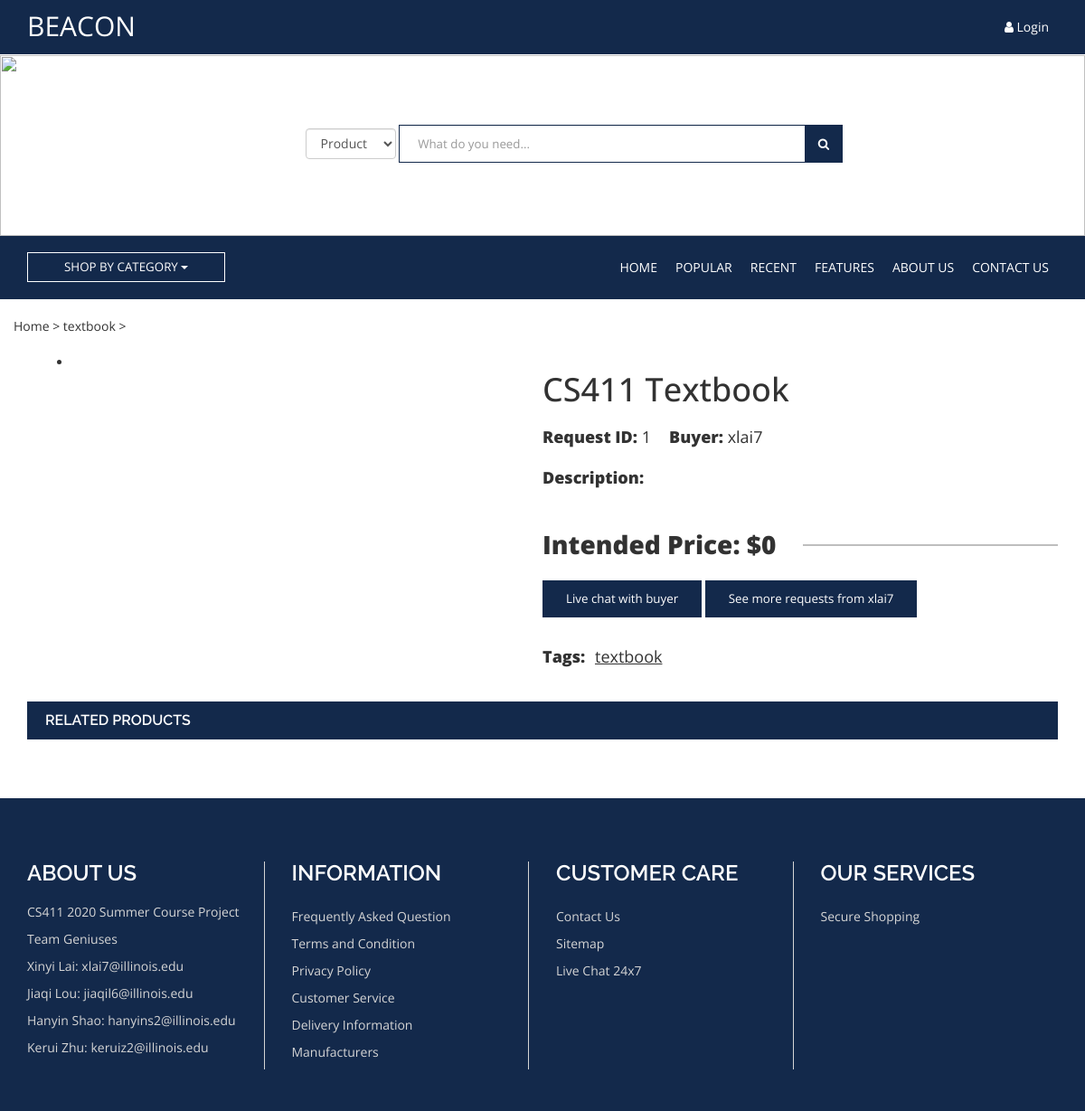
Before: /single-product.php?Id=1 with the older database file.
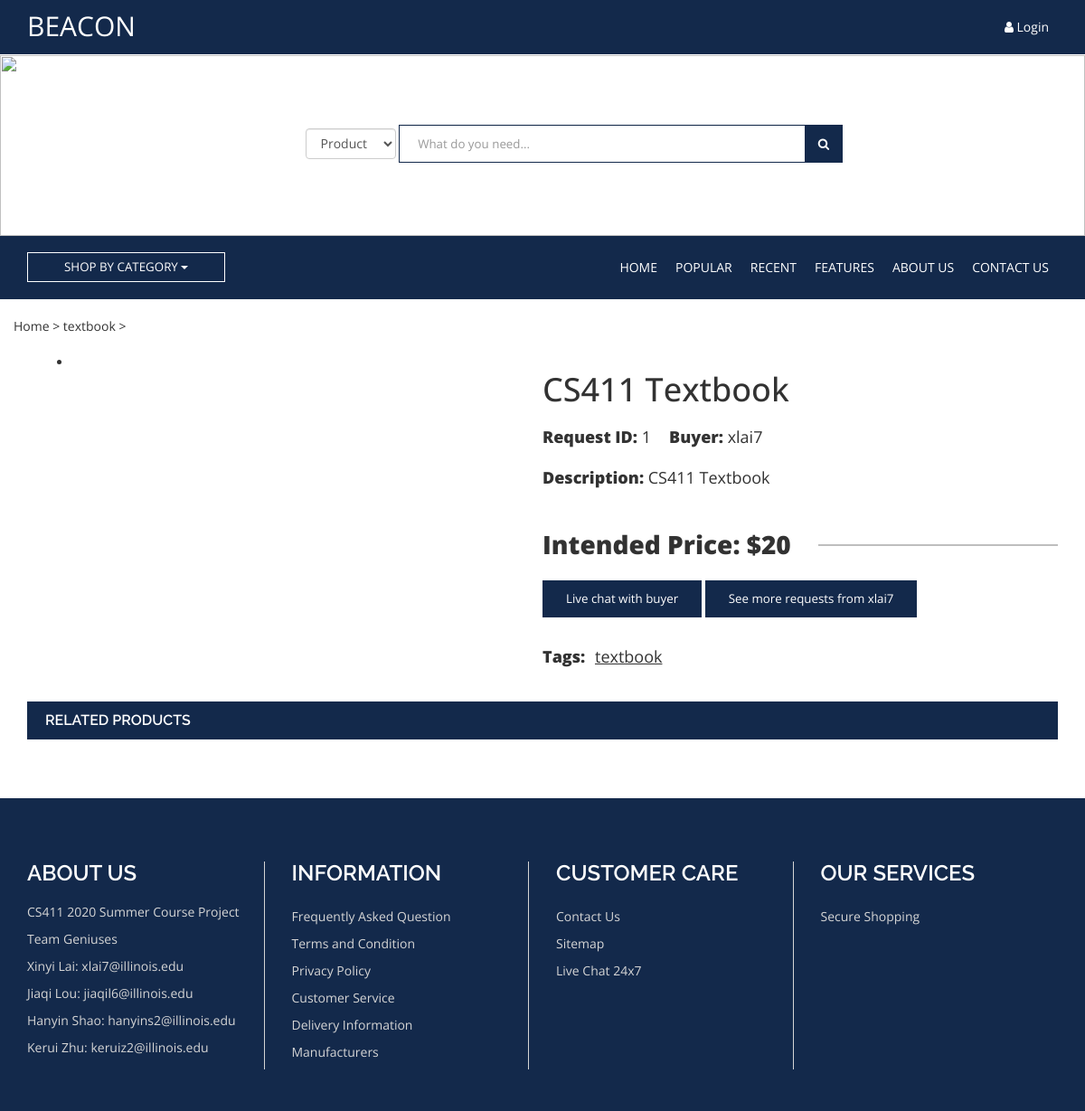
After: the same page with the newer database file.
### tables this page shows
CREATE TABLE `Requests` (
  `RequestId` int NOT NULL,
  `BuyerId` varchar(50) DEFAULT NULL,
  `ProductName` varchar(50) DEFAULT NULL,
  `Tag` varchar(50) DEFAULT NULL,
  `Description` varchar(500) DEFAULT NULL,
  `Image` varchar(100) DEFAULT NULL,
  `IntendedPrice` double DEFAULT NULL,
  `SaleId` int DEFAULT NULL,
  `DatePost` timestamp NOT NULL DEFAULT CURRENT_TIMESTAMP
);

### single-product.php (the view, shortened to what this page needs)
<?php
    $curr_user = $_SESSION['curr_user'];
    $item_id=$_GET["Id"];
    $choosedb = $_GET["choosedb"];
    if (strlen($item_id) > 0) {
        $conn = connectDB();
        if ($choosedb == "Sales"){
            $sql = "SELECT * FROM Sales WHERE SaleId = $item_id";
            $result = $conn->query($sql);
            if ($result && $result->num_rows == 1) {
                $row = $result->fetch_assoc();
                $host_id = $row["SellerId"];
                $product_name = $row["ProductName"];
                $tag = $row["Tag"];
                $description = $row["Description"];
                $image = $row["Image"];
                $intendedPrice = $row["IntendedPrice"];
                $originalPrice = $row["OriginalPrice"];
                $depreciation = $row["Depreciation"];
            }
        }else{
            $sql = "SELECT * FROM Requests WHERE RequestId = $item_id";
            $result = $conn->query($sql);
            if ($result && $result->num_rows == 1) {
                $row = $result->fetch_assoc();
                $host_id = $row["BuyerId"];
                $product_name = $row["ProductName"];
                $tag = $row["Tag"];
                $description = $row["Description"];
                $image = $row["Image"];
                $intendedPrice = $row["IntendedPrice"];
            }
        }
    }else{
        echo "Wrong Url Parameter";
        exit;
    }
?>
<!DOCTYPE HTML>
<html lang="en-US">
<head>
	<link rel="stylesheet" href="https://maxcdn.bootstrapcdn.com/bootstrap/3.3.6/css/bootstrap.min.css">
    <link rel="stylesheet" href="https://cdnjs.cloudflare.com/ajax/libs/font-awesome/4.6.3/css/font-awesome.css" type="text/css">
    <link rel="stylesheet" href="css/style-main.css">
    <link rel="stylesheet" href="css/responsive.css">
</head>
<body onload="load_related('','<?php echo $choosedb; ?>','','<?php echo $tag; ?>','<?php echo $item_id; ?>')">
    <div class="top-bar">
        <div class="container">
            <div class="row">
                <div class="col-md-6">
                    <a class="brand" href="index.php"><span class="webname" href="index.php">BEACON</span></a>
                </div>
                <div class="col-md-6">
                    <div class="action pull-right">
                        <ul>
                            <?php
                                if ($curr_user) {
                                    echo '<li><a href="myprofile.php"><i class="fa fa-user"></i> '.$curr_user.'</a></li>';
                                }else{
                                    echo '<li><a href="login.php"><i class="fa fa-user"></i> Login</a></li>';
                                }
                            ?>
                        </ul>
                    </div>
                </div>
            </div>
        </div>
    </div>
    <div class="header">
        <div class="container">
            <div class="row">
                <div class="col-md-3 col-sm-4">
                </div>
                <div class="col-md-7 col-sm-5">
                    <div class="search-form">
                        <form class="navbar-form" role="search">
                            <select id="choosedb" class="form-control">
                                <option selected="selected" value="Sales">Product</option>
                            </select>
                            <div class="form-group">
                                <input type="text"  onkeydown="entersearch()" id="search_box" class="form-control" placeholder="What do you need..."/>
                            </div>
                            <button type="button" class="btn" onclick="jump_to_search()"><i class="fa fa-search"></i></button>
                        </form>
                    </div>
                </div>
            </div>
        </div>
    </div>
    <div class="navigation">
        <nav class="navbar navbar-theme">
          <div class="container">
            <div class="shop-category nav navbar-nav navbar-left">
                <div class="btn-group">
                  <button type="button" class="btn btn-shop-category dropdown-toggle" data-toggle="dropdown" aria-haspopup="true" aria-expanded="false">
                    Shop By Category <span class="caret"></span>
                  </button>
                </div>
            </div>
            <div class="collapse navbar-collapse" id="navbar">
              <ul class="nav navbar-nav navbar-right">
                <li><a href="index.php">Home</a></li>
                <li><a href="#">Popular</a></li>
                <li><a href="#">Recent</a></li>
                <li><a href="#">Features</a></li>
                <li><a href="#">About Us</a></li>
                <li><a href="#">Contact Us</a></li>
              </ul>
            </div>
          </div>
        </nav>
    </div>
    <div class="breadcumbs">
        <div class="container">
            <div class="row">
                <span>Home > </span>
                <span herf=""><?php echo $tag; ?> > </span>
            </div>
        </div>
    </div>
    <div class="short-description">
        <div class="container">
            <div class="row">
                <div class="col-md-6">
                    <div class="product-thumbnail">
                        <div class="col-md-1 col-sm-1 col-xs-1">
                        </div>
                        <div class="col-md-10 col-sm-10 col-xs-10">
                        <li class="active"><a href="<?php echo $image; ?>"><img src="<?php echo $image; ?>" alt=""></a></li>
                        </div>
                    </div>
                </div>
                <div class="col-md-6">
                    <h1 class="product-title"><?php echo $product_name; ?></h1>
                    <div class="product-info">
                    <?php
                        if ($choosedb == "Sales"){
                            echo '<span class="product-identity"><span class="strong-text">Product ID:</span> '.$item_id.'</span>';
                            echo '<span class="product-identity"><span class="strong-text">Seller:</span> '.$host_id.'</span></br></br>';
                        }else{
                            echo '<span class="product-identity"><span class="strong-text">Request ID:</span> '.$item_id.'</span>';
                            echo '<span class="product-identity"><span class="strong-text">Buyer:</span> '.$host_id.'</span></br></br>';
                        }
                    ?>
                        <span class="product-identity"><span class="strong-text">Description:</span> <?php echo $description; ?></span><br><br>
                    </div></br>
                    <div class="price">
                        <span>Intended Price: $<?php echo $intendedPrice; ?></span>
                    </div>
                    <p>
                        <button class="btn btn-theme" type="submit">Live chat with <?php echo ($choosedb=="Sales") ? "seller":"buyer"; ?></button>
                        <button class="btn btn-theme" type="submit" onclick="window.location.href='search.php?search_item=&choosedb=<?php echo $choosedb; ?>&user_id=<?php echo $host_id;?>&tag='">See more <?php echo ($choosedb=="Sales") ? "products":"requests"; ?> from <?php echo $host_id; ?></button>
                    </p>
                    <div class="product-info">
                        <span class="product-identity" herf=""><span class="strong-text">Tags:</span> <button type="querybtn" style="border:none; background:none;" onclick="window.location.href='search.php?choosedb=<?php echo $choosedb; ?>&tag=<?php echo $tag;?>'" > <u> <?php echo $tag; ?> </u> </button>
                    </div>
                </div>
            </div>
        </div>
    </div>
    <div class="container">
        <div class="row">
            <div class="related-items">
                <ul class="nav nav-tabs nav-single-product-tabs">
                    <li class="active"><a href="#related">Related Products</a></li>
                </ul>
            </div>
        </div>
    </div>
    <div class="footer">
        <div class="container">
            <div class="row">
                <div class="col-md-3 col-sm-3">
                    <div class="single-widget">
                        <h2 class="widget-title">About Us</h2>
                        <div class="widget-inner">
                            <p>CS411 2020 Summer Course Project </p>
                            <p>Team Geniuses</p>
                            <p>Xinyi Lai: xlai7@illinois.edu </p>
                            <p>Jiaqi Lou: jiaqil6@illinois.edu </p>
                            <p>Hanyin Shao: hanyins2@illinois.edu </p>
                            <p>Kerui Zhu: keruiz2@illinois.edu </p>
                        </div>
                    </div>
                </div>
                <div class="col-md-3 col-sm-3">
                    <div class="single-widget">
                        <h2 class="widget-title">Information</h2>
                        <div class="widget-inner">
                            <ul>
                                <li><a href="">Frequently Asked Question</a></li>
                                <li><a href="">Terms and Condition</a></li>
                                <li><a href="">Privacy Policy</a></li>
                                <li><a href="">Customer Service</a></li>
                                <li><a href="">Delivery Information</a></li>
                                <li><a href="">Manufacturers</a></li>
                            </ul>
                        </div>
                    </div>
                </div>
                <div class="col-md-3 col-sm-3">
                    <div class="single-widget">
                        <h2 class="widget-title">Customer Care</h2>
                        <div class="widget-inner">
                            <ul>
                                <li><a href="">Contact Us</a></li>
                                <li><a href="">Sitemap</a></li>
                                <li><a href="">Live Chat 24x7</a></li>
                            </ul>
                        </div>
                    </div>
                </div>
                <div class="col-md-3 col-sm-3">
                    <div class="single-widget">
                        <h2 class="widget-title">Our Services</h2>
                        <div class="widget-inner">
                            <ul>
                                <li><a href="">Secure Shopping</a></li>
                            </ul>
                        </div>
                    </div>
                </div>
            </div>
        </div>
    </div>
</body>
</html>

### css/style-main.css (style rules this page uses)
body { font-family: 'Open Sans', sans-serif; }
a { text-decoration: none; transition: .3s all ease-in-out; }
.btn-theme { background: #13294b; border-radius: 0px; color: #fff !important; font-size: 10pt; padding: 10px 25px; margin-bottom: 20px; }
.top-bar { background-color: #13294b; min-height: 58px; }
.social ul, .action ul { list-style: none; padding: 0px; margin: 0px; }
.social ul li, .action ul li { float:left; padding: 20px 10px; }
.social ul li a, .action ul li a { color: #fff; transition: .2s all ease-in-out; }
.webname { position: absolute; padding-top: 8px; font-size: 30px; font-weight: 400; color: #fff; }
.header { min-height: 200px; }
.search-form { position: absolute; text-align: center; padding-top: 70px; }
form.navbar-form { overflow: hidden; }
form.navbar-form input { min-width: 450px; border-width: 1px; border-radius: 0px; border-color: #13294b; color: #000; padding: 20px; font-size: 10pt; }
form.navbar-form button { border: 0px; border-radius: 0px; background-color: #13294b; color: #fff; padding: 12px 15px; font-size:10pt; margin-left: -5px; max-height: 42px; transition: .2s all ease-in-out; }
.navigation { background: #13294b; }
.navigation nav { border: none; }
#navbar ul li a { color: #ffffff; text-transform: uppercase; padding: 25px 10px; }
.shop-category { margin: 18px 0px; }
.shop-category button.btn { background: none !important; color: #fff; border: 1px solid #fff; border-radius: 0px; padding:6px 40px; text-transform: uppercase; font-size: 10pt; box-shadow: none !important; }
.nav.nav-tabs { background: #13294b; border: none; text-transform: uppercase; margin: 0px 15px 30px; overflow: hidden; font-family: 'raleway', sans-serif; }
.nav.nav-tabs li.active a { background: #13294b; border: none; border-radius: 0px; }
.nav.nav-tabs li a { color: #fff; font-size: 12pt; font-weight: 600; border: none; border-radius: 0px; padding: 10px 20px; }
.footer { background: #13294b; padding: 50px 0px; color: #fff; margin-top: 50px; }
.single-widget { position: relative; padding-right: 20px; }
.single-widget:after { position: absolute; right: 0; top: 0; width: 1px; background: #d5d5d5; content: ''; height: 100%; min-height: 230px; }
.footer .col-md-3:last-child .single-widget:after { width: 0px; }
.single-widget h2.widget-title { font-size: 18pt; text-transform: uppercase; font-weight: 600; padding-bottom: 10px; font-family: 'raleway', sans-serif; }
.widget-inner, .widget-inner a { color: #d5d5d5; }
.single-widget ul { list-style: none; margin: 0px; padding: 0px; }
.single-widget ul li { padding: 5px 0px; }
.short-description { margin: 20px 0px; }
.nav-single-product-tabs { margin: 15px !important; }
.product-thumbnail { margin: 0px; padding: 0px; }
.short-description .col-md-6, .short-description .col-md-2, .short-description .col-md-10 { padding-left: 0px; color: #323232; }
h1.product-title { margin-bottom: 20px; padding: 0px; }
span.strong-text { font-weight: 800; }
span.product-identity { margin-right: 20px; margin-bottom: 20px; font-size: 18px; font-weight: 400; }
.price { font-size: 28px; font-weight: 800; position: relative; margin-bottom: 20px; }
.price span { background: #fff; padding-right: 30px; z-index: 9; }
.price:after { content: ''; position: absolute; right: 0; top: 20px; width: 100%; height: 2px; background: #bebebe; z-index: -9; }

Changed rows visible on the page:
changed requests "CS411 Textbook": Description (not shown) → "CS411 Textbook"; IntendedPrice "0" → "20"
